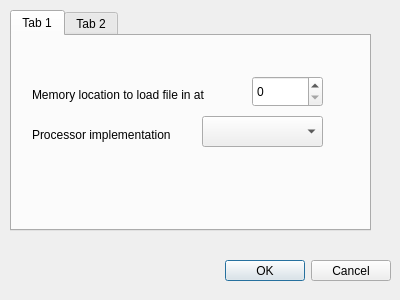
<?xml version="1.0" encoding="UTF-8"?>
<ui version="4.0">
 <class>Dialog</class>
 <widget class="QDialog" name="Dialog">
  <property name="geometry">
   <rect>
    <x>0</x>
    <y>0</y>
    <width>400</width>
    <height>300</height>
   </rect>
  </property>
  <property name="windowTitle">
   <string>Dialog</string>
  </property>
  <widget class="QDialogButtonBox" name="buttonBox">
   <property name="geometry">
    <rect>
     <x>180</x>
     <y>260</y>
     <width>211</width>
     <height>21</height>
    </rect>
   </property>
   <property name="orientation">
    <enum>Qt::Horizontal</enum>
   </property>
   <property name="standardButtons">
    <set>QDialogButtonBox::Cancel|QDialogButtonBox::Ok</set>
   </property>
  </widget>
  <widget class="QTabWidget" name="tabWidget">
   <property name="geometry">
    <rect>
     <x>10</x>
     <y>10</y>
     <width>361</width>
     <height>221</height>
    </rect>
   </property>
   <property name="currentIndex">
    <number>0</number>
   </property>
   <widget class="QWidget" name="tab">
    <attribute name="title">
     <string>Tab 1</string>
    </attribute>
    <widget class="QSpinBox" name="spinBox">
     <property name="geometry">
      <rect>
       <x>240</x>
       <y>40</y>
       <width>71</width>
       <height>31</height>
      </rect>
     </property>
    </widget>
    <widget class="QLabel" name="label">
     <property name="geometry">
      <rect>
       <x>20</x>
       <y>50</y>
       <width>201</width>
       <height>17</height>
      </rect>
     </property>
     <property name="text">
      <string>Memory location to load file in at</string>
     </property>
    </widget>
    <widget class="QLabel" name="label_2">
     <property name="geometry">
      <rect>
       <x>20</x>
       <y>90</y>
       <width>161</width>
       <height>17</height>
      </rect>
     </property>
     <property name="text">
      <string>Processor implementation</string>
     </property>
    </widget>
    <widget class="QComboBox" name="processorImplememntation">
     <property name="geometry">
      <rect>
       <x>190</x>
       <y>80</y>
       <width>121</width>
       <height>31</height>
      </rect>
     </property>
    </widget>
   </widget>
   <widget class="QWidget" name="tab_2">
    <attribute name="title">
     <string>Tab 2</string>
    </attribute>
   </widget>
  </widget>
 </widget>
 <resources>
  <include location="app.qrc"/>
 </resources>
 <connections>
  <connection>
   <sender>buttonBox</sender>
   <signal>accepted()</signal>
   <receiver>Dialog</receiver>
   <slot>accept()</slot>
   <hints>
    <hint type="sourcelabel">
     <x>248</x>
     <y>254</y>
    </hint>
    <hint type="destinationlabel">
     <x>157</x>
     <y>274</y>
    </hint>
   </hints>
  </connection>
  <connection>
   <sender>buttonBox</sender>
   <signal>rejected()</signal>
   <receiver>Dialog</receiver>
   <slot>reject()</slot>
   <hints>
    <hint type="sourcelabel">
     <x>316</x>
     <y>260</y>
    </hint>
    <hint type="destinationlabel">
     <x>286</x>
     <y>274</y>
    </hint>
   </hints>
  </connection>
 </connections>
</ui>
